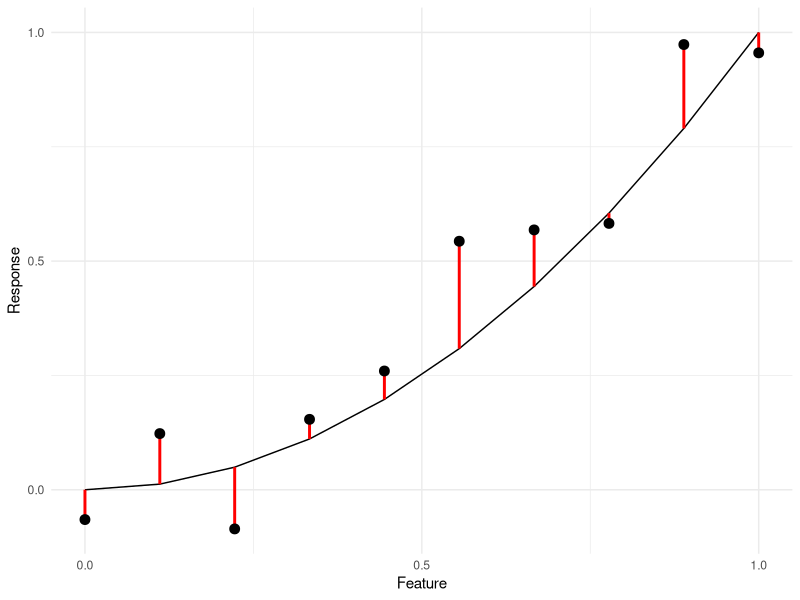
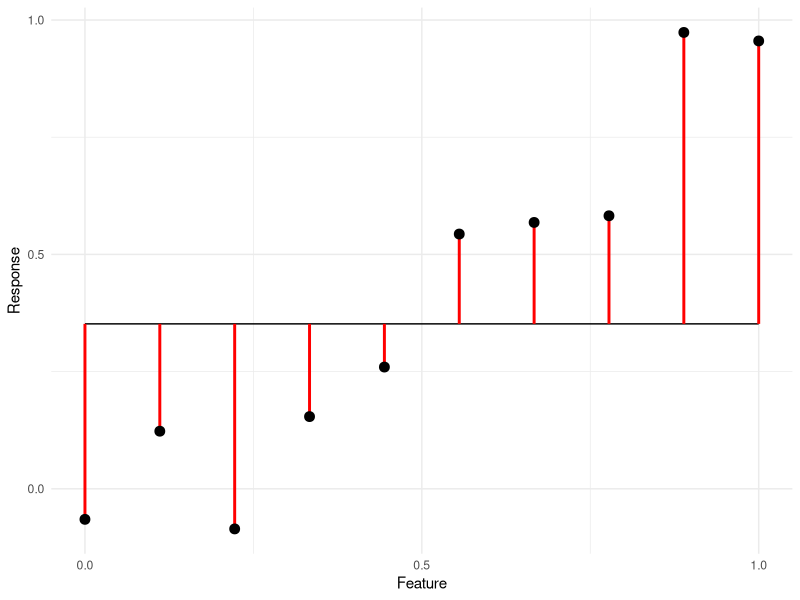
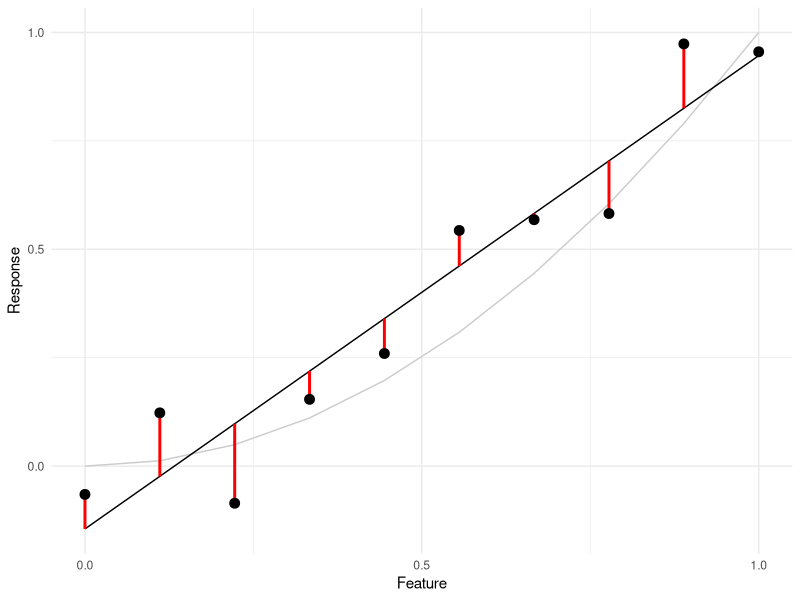
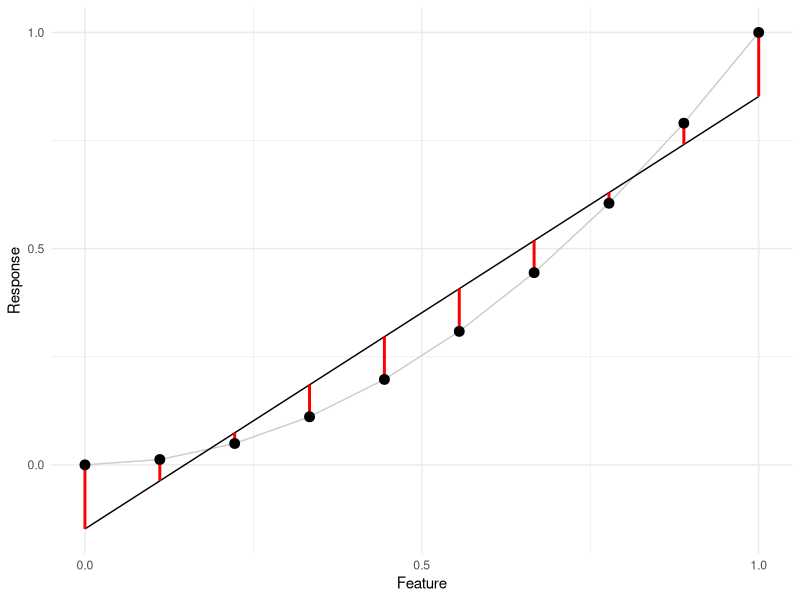
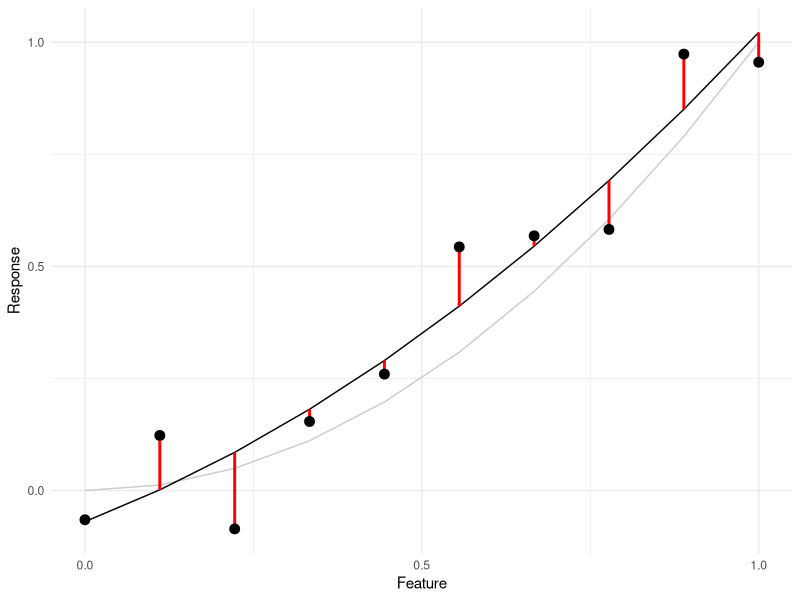
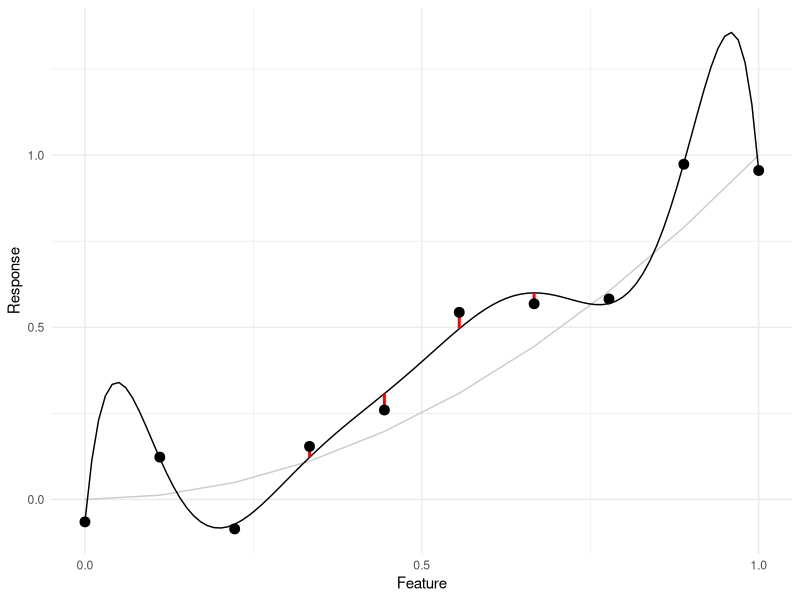
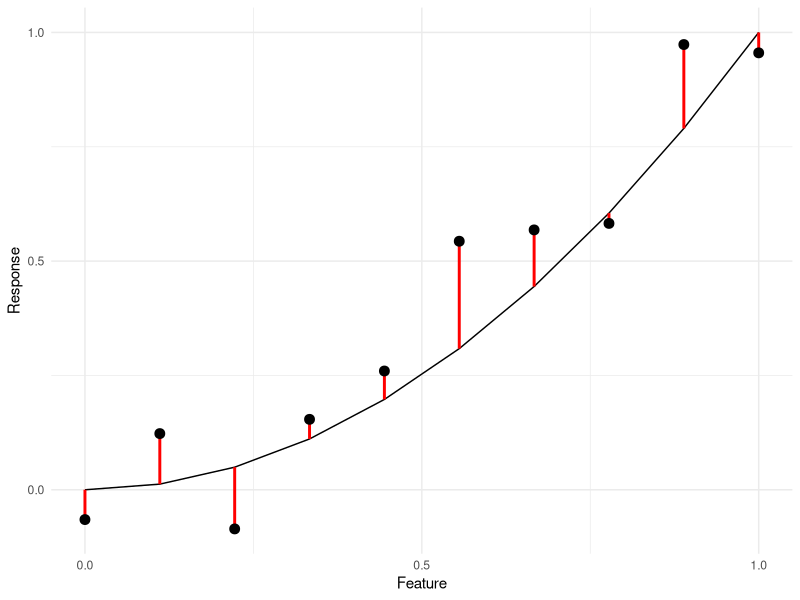
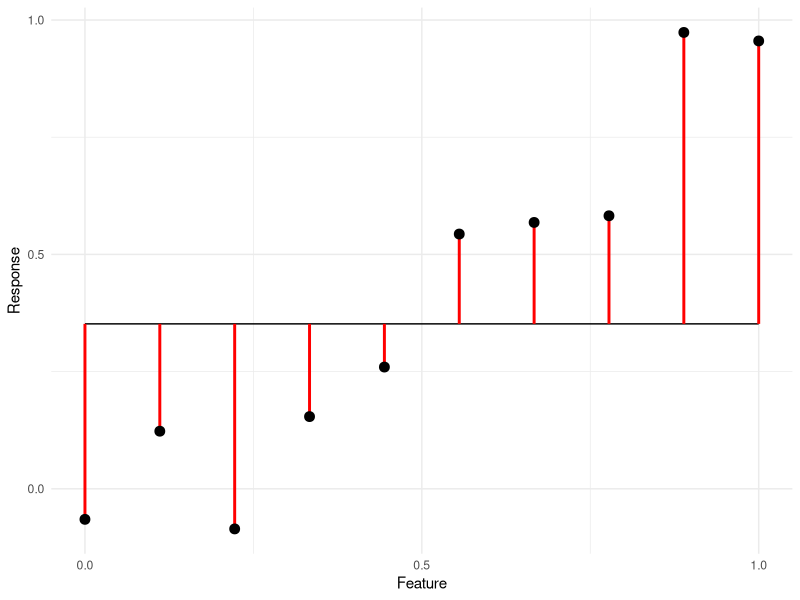

The R script that drew these images, in order:
## ---- chunk 1
library(tidyverse)
library(modelr)
## ---- chunk 2
set.seed(101)
n <- 10

df_data <-
  tibble(x = seq(0, 1, length.out = n)) %>%
  mutate(
    y = x^2,
    y_meas = y + 0.2 * rnorm(n = n),
    y_mean = mean(y)
  )

fit_linear <-
  lm(
    data = df_data,
    formula = y_meas ~ x
  )

fit_quad <-
  lm(
    data = df_data,
    formula = y_meas ~ poly(x, degree = 2)
  )
## ---- chunk 3
df_data %>%
  ggplot() +
  geom_line(
    aes(x, y),
    size = 1 / 2
  ) +
  geom_segment(
    aes(x, y_meas, xend = x, yend = y),
    linetype = 1,
    size = 1,
    color = "red"
  ) +
  geom_point(
    aes(x, y_meas),
    size = 3
  ) +
  scale_x_continuous(breaks = c(0, 1/2, 1)) +
  scale_y_continuous(breaks = c(0, 1/2, 1)) +
  theme_minimal() +
  labs(
    x = "Feature",
    y = "Response"
  )
ggsave("../../fig/06_model_fit_true.png")
## ---- chunk 4
df_data %>%
  ggplot() +
  geom_line(
    aes(x, y_mean),
    size = 1 / 2
  ) +
  geom_segment(
    aes(x, y_meas, xend = x, yend = y_mean),
    linetype = 1,
    size = 1,
    color = "red"
  ) +
  geom_point(
    aes(x, y_meas),
    size = 3
  ) +
  scale_x_continuous(breaks = c(0, 1/2, 1)) +
  scale_y_continuous(breaks = c(0, 1/2, 1)) +
  theme_minimal() +
  labs(
    x = "Feature",
    y = "Response"
  )
ggsave("../../fig/06_model_fit_mean.png")
## ---- chunk 5
df_data %>%
  add_predictions(fit_linear, var = "y_pred") %>%
  ggplot() +
  geom_line(
    aes(x, y),
    size = 1 / 2,
    linestyle = 2,
    color = "grey80"
  ) +
  geom_line(
    aes(x, y_pred),
    size = 1 / 2
  ) +
  geom_segment(
    aes(x, y_meas, xend = x, yend = y_pred),
    linetype = 1,
    size = 1,
    color = "red"
  ) +
  geom_point(
    aes(x, y_meas),
    size = 3
  ) +
  scale_x_continuous(breaks = c(0, 1/2, 1)) +
  scale_y_continuous(breaks = c(0, 1/2, 1)) +
  theme_minimal() +
  labs(
    x = "Feature",
    y = "Response"
  )
ggsave("../../fig/06_model_fit_linear.png")
## ---- chunk 6
fit_linear_noiseless <-
  lm(
    data = df_data,
    formula = y ~ x
  )

df_data %>%
  add_predictions(fit_linear_noiseless, var = "y_pred") %>%
  ggplot() +
  geom_line(
    aes(x, y),
    size = 1 / 2,
    linestyle = 2,
    color = "grey80"
  ) +
  geom_line(
    aes(x, y_pred),
    size = 1 / 2
  ) +
  geom_segment(
    aes(x, y, xend = x, yend = y_pred),
    linetype = 1,
    size = 1,
    color = "red"
  ) +
  geom_point(
    aes(x, y),
    size = 3
  ) +
  scale_x_continuous(breaks = c(0, 1/2, 1)) +
  scale_y_continuous(breaks = c(0, 1/2, 1)) +
  theme_minimal() +
  labs(
    x = "Feature",
    y = "Response"
  )
ggsave("../../fig/06_model_fit_linear_noiseless.png")
## ---- chunk 7
df_data %>%
  add_predictions(fit_quad, var = "y_pred") %>%
  ggplot() +
  geom_line(
    aes(x, y),
    size = 1 / 2,
    linestyle = 2,
    color = "grey80"
  ) +
  geom_line(
    aes(x, y_pred),
    size = 1 / 2
  ) +
  geom_segment(
    aes(x, y_meas, xend = x, yend = y_pred),
    linetype = 1,
    size = 1,
    color = "red"
  ) +
  geom_point(
    aes(x, y_meas),
    size = 3
  ) +
  scale_x_continuous(breaks = c(0, 1/2, 1)) +
  scale_y_continuous(breaks = c(0, 1/2, 1)) +
  theme_minimal() +
  labs(
    x = "Feature",
    y = "Response"
  )
ggsave("../../fig/06_model_fit_quad.png")
## ---- chunk 8
fit_poly <-
  lm(
    data = df_data,
    formula = y_meas ~ poly(x, degree = 8)
  )

df_ref <-
  tibble(x = seq(0, 1, length.out = 100)) %>%
  add_predictions(fit_poly, var = "y_pred")

df_data %>%
  add_predictions(fit_poly, var = "y_pred") %>%
  ggplot() +
  geom_line(
    aes(x, y),
    size = 1 / 2,
    linestyle = 2,
    color = "grey80"
  ) +
  geom_line(
    data = df_ref,
    aes(x, y_pred),
    size = 1 / 2
  ) +
  geom_segment(
    aes(x, y_meas, xend = x, yend = y_pred),
    linetype = 1,
    size = 1,
    color = "red"
  ) +
  geom_point(
    aes(x, y_meas),
    size = 3
  ) +
  scale_x_continuous(breaks = c(0, 1/2, 1)) +
  scale_y_continuous(breaks = c(0, 1/2, 1)) +
  theme_minimal() +
  labs(
    x = "Feature",
    y = "Response"
  )
ggsave("../../fig/06_model_fit_overfit.png")
